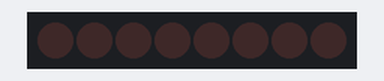
Recording of a program running on a simulated ESP8266 board running MicroPython. On the bench: 8 shift-register outputs drawn as a row of LEDs (first output left, lit = HIGH). Library files of the repository ran but are not shown: 1 file(s).

Above: at 0.02 s.
At 1.88 s:
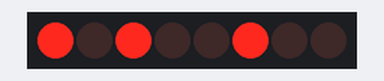
At 3.73 s:
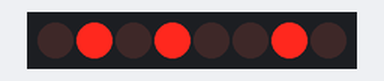
At 7.49 s:
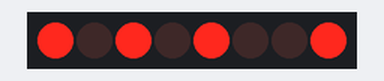
At 11.25 s:
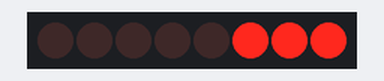
At 15.01 s:
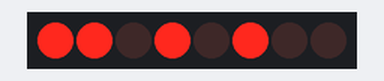
Timing chart, 0 to 16.7 s (numbered marks = the images above):
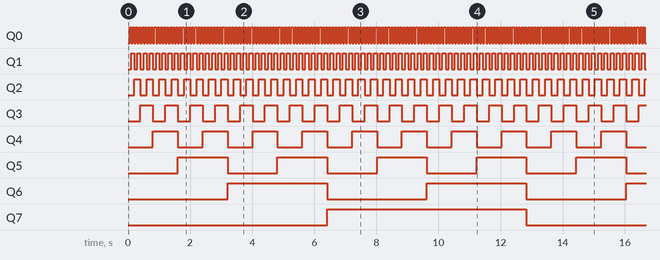

Measured:
- by itself, Q0: alternates HIGH for 0.05 s and LOW for 0.05 s
- by itself, Q1: alternates HIGH for 0.10 s and LOW for 0.10 s
- by itself, Q2: alternates HIGH for 0.20 s and LOW for 0.20 s
- by itself, Q3: alternates HIGH for 0.40 s and LOW for 0.40 s
- by itself, Q4: alternates HIGH for 0.80 s and LOW for 0.80 s
- by itself, Q5: alternates HIGH for 1.6 s and LOW for 1.6 s
- by itself, Q6: alternates HIGH for 3.2 s and LOW for 3.2 s
- by itself, Q7: alternates HIGH for 6.4 s and LOW for 6.4 s

The program:

main.py
```python
#################################################
# SN74HC595 with hardware SPI ESP12-E           #
# Sums up 1 bit by 1 bit till 255 is reached    #
# Author: Miguel Sama                           #
# Date: 18/06/2018                              #
#################################################

from machine import Pin, SPI
import utime

#Hardware SCLK at PIN 14 (D5 dev board)
#Hardware MOSI at PIN 13 (D7 dev board)
#Used PIN 15 (D8 dev board) as latch
#~OE connected directly to GND
#~SRCLR connected directly to VCC
#LSB LED connected to Qa. MSB LED connected to Qh

latch = Pin(15,Pin.OUT)
hspi = SPI(1, baudrate=1000000, polarity=0, phase=0)

a = 0
while True:
	while a < 256:
		latch.value(0)
		hspi.write(bytearray([a]))
		latch.value(1)
		a += 1
		utime.sleep_ms(50)
	a = 0

	
```
